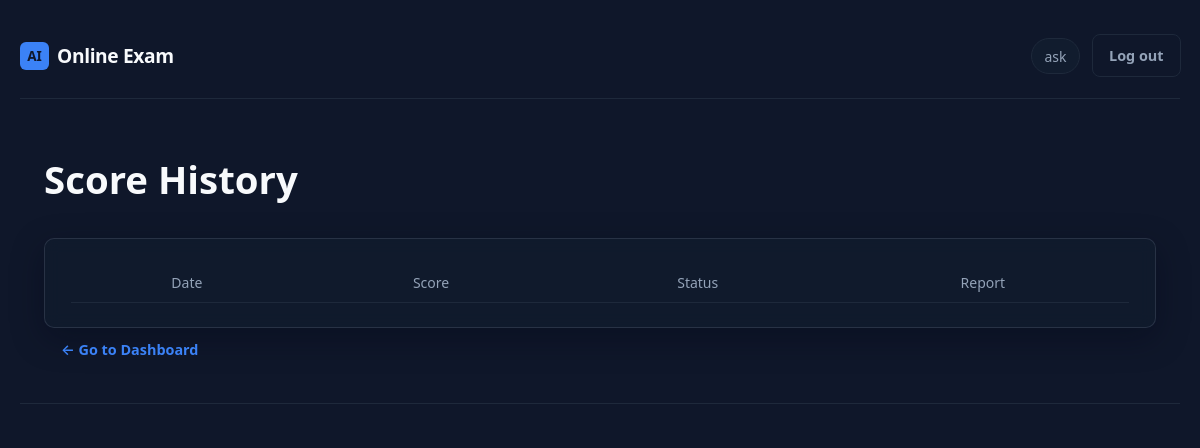
The page /scores (signed in) on the database as committed earlier.
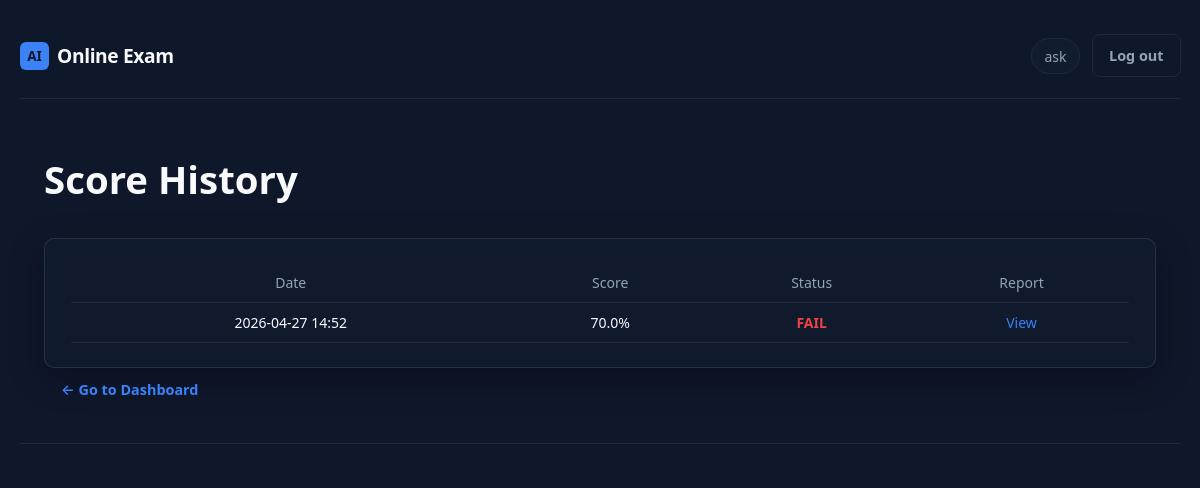
The same page on the database as committed later.
### app.py (models this page shows)
class Attempt(db.Model):
    __tablename__ = "attempts"
    id = db.Column(db.Integer, primary_key=True)
    user_id = db.Column(db.Integer, db.ForeignKey("users.id"), nullable=False)
    exam_id = db.Column(db.Integer, db.ForeignKey('exam_history.id'), nullable=True)
    started_at = db.Column(db.DateTime, nullable=False)
    ended_at = db.Column(db.DateTime, nullable=True)
    status = db.Column(db.String(20), default="in_progress")
    score = db.Column(db.Float, nullable=True)
    question_ids_json = db.Column(db.Text, nullable=False)
    current_index = db.Column(db.Integer, default=0)
    time_limit_seconds = db.Column(db.Integer, default=EXAM_TIME_SECONDS)
    tab_switch_count = db.Column(db.Integer, default=0)
    face_missing_warnings = db.Column(db.Integer, default=0)
    warning_count = db.Column(db.Integer, default=0)
    warning_details_json = db.Column(db.Text, nullable=False, default="[]")
    timeline_json = db.Column(db.Text, nullable=False, default="[]")
    student_profile_json = db.Column(db.Text, nullable=False, default="{}")
    cheating_risk = db.Column(db.String(20), nullable=True)

### app.py (the view)
@app.route('/scores')
@login_required
def score_page():
    uid = session["user_id"]
    user = db.session.get(User, uid)
    attempts = (
        Attempt.query.filter_by(user_id=uid)
        .order_by(Attempt.started_at.desc())
        .limit(20)
        .all()
    )
    return render_template(
        'scores.html',
        attempts=attempts
    )

### app.py (called while the page is built)
def login_required(f):
    @wraps(f)
    def decorated(*args, **kwargs):
        if "user_id" not in session:
            return redirect(url_for("login"))
        return f(*args, **kwargs)
    return decorated

### templates/scores.html (shortened to what this page needs)
{% extends "base.html" %}
{% block content %}
<h1>Score History</h1>
<div class="card">
<table class="data-table">
<thead>
<tr>
<th>Date</th>
<th>Score</th>
<th>Status</th>
<th>Report</th>
</tr>
</thead>
<tbody>
{% for a in attempts %}
<tr>
<td>{{ a.started_at.strftime('%Y-%m-%d %H:%M') }}</td>
<td>{{ a.score }}%</td>
<td>
  {% if a.score >= 75 %}
    <span style="color:#22c55e; font-weight:600;">PASS</span>
  {% else %}
    <span style="color:#ef4444; font-weight:600;">FAIL</span>
  {% endif %}
</td>
<td>
<a href="{{ url_for('exam_report', attempt_id=a.id) }}">View</a>
</td>
</tr>
{% endfor %}
</tbody>
</table>
</div>
<a href="{{ url_for('dashboard') }}" class="btn">← Go to Dashboard</a>
{% endblock %}

Rows that differ between the two databases and show on the page:
added Attempt: started_at "2026-04-27 14:52", score "70.0", shows "FAIL"
